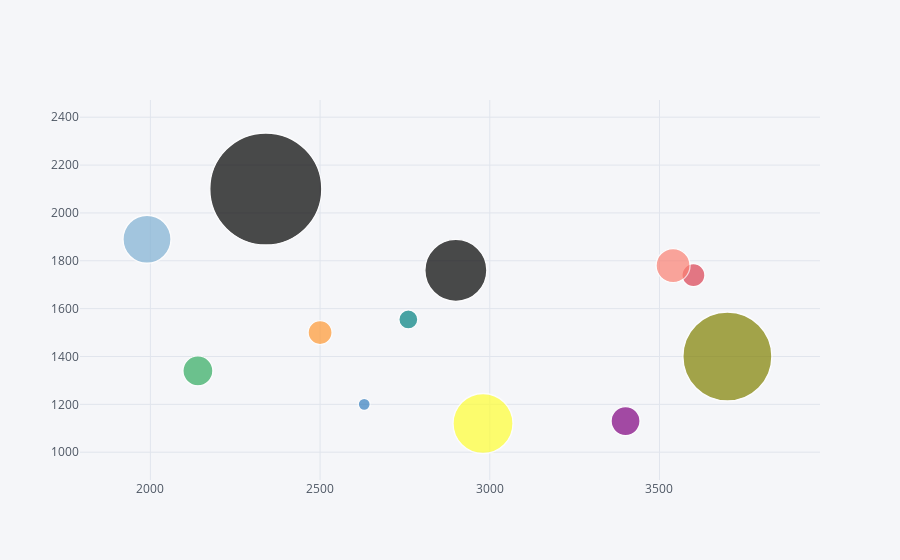

The notebook cell this image was saved under:
### Code cell
print("Whether you want to plot graph for all the data (1) or for specified column's data (2)")
plot = int(input("(1 or 2) \n>>"))
if plot == 1:
    print("Select from the following which type of plot you want to plot:\n")
    print("1. Line plot\n")
    print('2. Scatter plot\n')
    print("3. Bar plot\n")
    print('4. Histogram\n')
    print('5. Box plot\n')
    print('6. Surface plot\n')
    plotter = int(input(">> "))
    plotter1(plotter)
elif plot == 2:
    print("Select from the following which type of plot you want to plot:\n")
    print("1. Line plot\n")
    print('2. Scatter plot\n')
    print("3. Bar plot\n")
    print('4. Histogram\n')
    print('5. Box plot\n')
    print('6. Surface plot\n')
    print('7. Bubble plot\n')
    plotter = int(input('>> '))
    plotter2(plotter) 
    
else:
    print("wrong input please try again")

### Figure 1 — Plotly figure (JSON) as saved in the notebook; plotly's stock layout.template omitted (floating-point values rounded to 4 significant figures)
{"data": [{"marker": {"color": ["rgb(255, 153, 51)", "rgb(55, 128, 191)", "rgb(50, 171, 96)", "rgb(128, 0, 128)", "rgb(219, 64, 82)", "rgb(0, 128, 128)", "rgb(255, 255, 51)", "rgb(128, 128, 0)", "rgb(251, 128, 114)", "rgb(128, 177, 211)"], "line": {"width": 1.3}, "size": [24, 12, 30, 29, 23, 19, 60, 89, 34, 48, 112, 62], "symbol": "circle"}, "mode": "markers", "text": "", "type": "scatter", "x": [2500, 2630, 2140, 3400, 3600, 2760, 2980, 3700, 3540, 1990, 2340, 2900], "y": [1500, 1200, 1340, 1130, 1740, 1555, 1120, 1400, 1780, 1890, 2100, 1760]}], "layout": {"legend": {"bgcolor": "#F5F6F9", "font": {"color": "#4D5663"}}, "paper_bgcolor": "#F5F6F9", "plot_bgcolor": "#F5F6F9", "title": {"font": {"color": "#4D5663"}}, "xaxis": {"gridcolor": "#E1E5ED", "showgrid": true, "tickfont": {"color": "#4D5663"}, "title": {"font": {"color": "#4D5663"}, "text": ""}, "zerolinecolor": "#E1E5ED"}, "yaxis": {"gridcolor": "#E1E5ED", "showgrid": true, "tickfont": {"color": "#4D5663"}, "title": {"font": {"color": "#4D5663"}, "text": ""}, "zerolinecolor": "#E1E5ED"}}}
